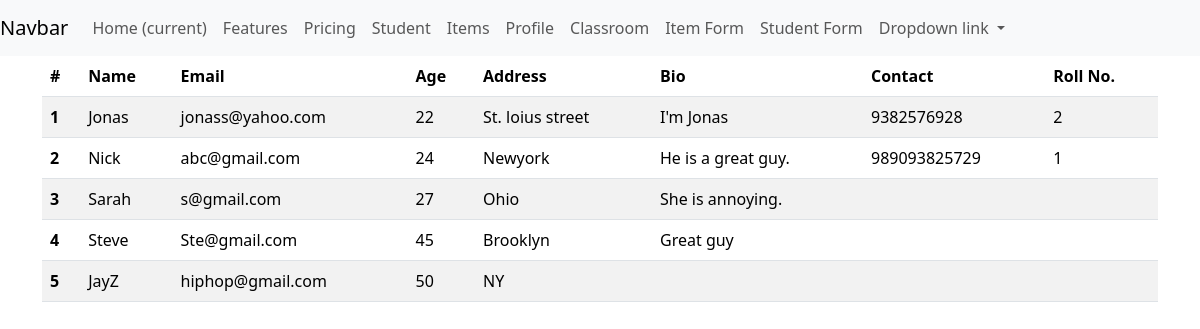
The app's page /tables/student/, older data.
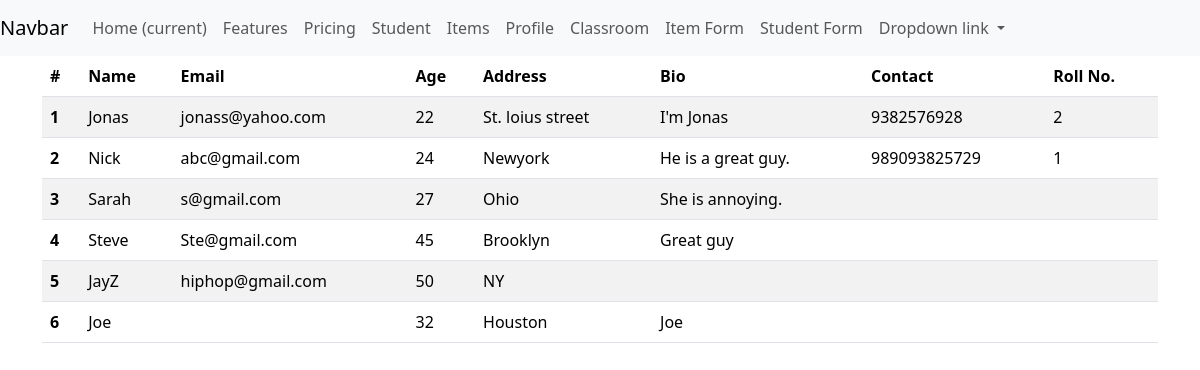
The same page, newer data.
### tables/models.py (models this page shows, shortened)
class Students(models.Model):
    name = models.CharField(max_length=20)
    email = models.EmailField()
    age = models.IntegerField()
    address = models.CharField(max_length=20)
    bio = models.TextField()
    classroom = models.ForeignKey(ClassRoom, on_delete=models.CASCADE,
                                  related_name="classroom_students", null = True, blank=True)

class StudentProfile(models.Model):
    student = models.OneToOneField(Students, on_delete= models.CASCADE)
    contact = models.CharField(max_length=14)
    roll_no = models.IntegerField()

### tables/views.py (the view)
# urls.py: path("student/", crud_student, name="crud_student"),
def student(request):
    students= Students.objects.all()
    return render(request, template_name="tables/student.html", context={"students":students})

### tables/templates/tables/student.html
{% extends 'temp_inheritance/base.html'%}
{% block content %}
<table class="table table-striped table-hover">
    <thead>
      <tr>
        <th scope="col">#</th>
        <th scope="col">Name</th>
        <th scope="col">Email</th>
        <th scope="col">Age</th>
        <th scope="col">Address</th>
        <th scope="col">Bio</th>
        <th scope="col">Contact</th>
        <th scope="col">Roll No.</th>
      </tr>
    </thead>
    <tbody>
        {% for info in students %}
      <tr>
        <th scope="row">{{forloop.counter}}</th>
        <td>{{info.name}}</td>
        <td>{{info.email}}</td>
        <td>{{info.age}}</td>
        <td>{{info.address}}</td>
        <td>{{info.bio}}</td>
        <td>{{info.studentprofile.contact}}</td>
        <td>{{info.studentprofile.roll_no}}</td>
        {% endfor %}
      </tr>
    </tbody>
  </table>
{% endblock %}

Row changes from the older to the newer data that the page shows:
added Students: name "Joe", age "32", address "Houston", bio "Joe"
